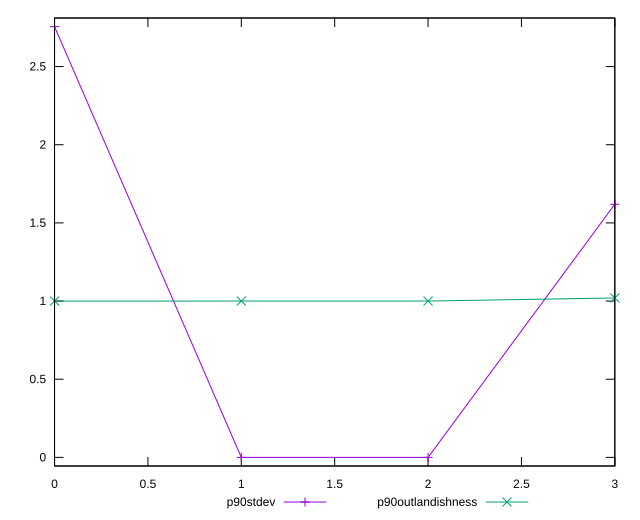

The script that saved this image:
reset

$p90Stdev <<EOF
0 2.7555155693654574
1 2.4868995751603507e-14
2 2.4868995751603507e-14
3 1.6193663286833904
EOF

$p90Outlandishness <<EOF
0 0.9998283552141525
1 1
2 1
3 1.019856197091925
EOF

set key outside below
set xrange [0:3]
set yrange [-0.055110311387283784:2.810625880752766]
set trange [-0.055110311387283784:2.810625880752766]
set terminal svg size 640, 520 enhanced background rgb 'white'
set output "reports/report_00030_2021-02-24T20-42-31.540Z/estimated-input-latency/progression/stddev.svg"

plot $p90Stdev title "p90stdev" with linespoints, \
     $p90Outlandishness title "p90outlandishness" with linespoints

reset
